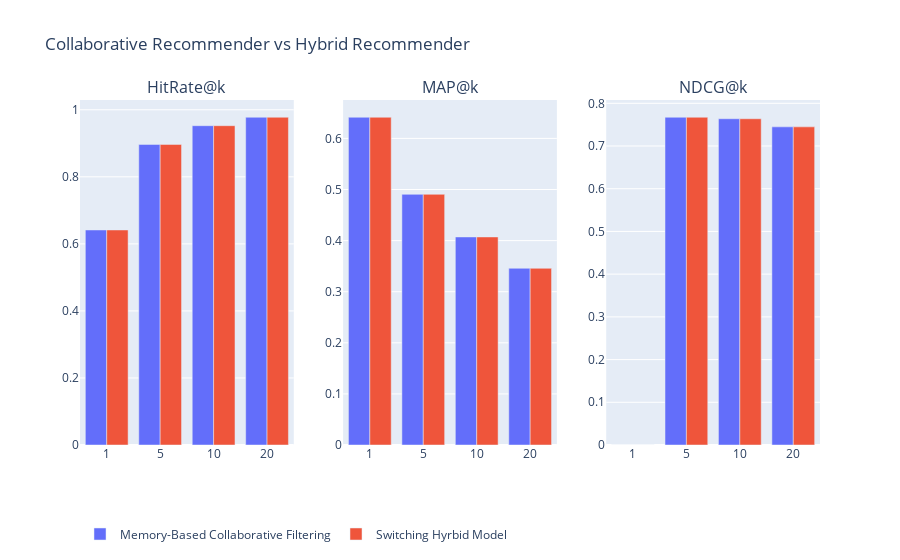

The notebook cell saved with this chart:
### Code cell
create_bar_chart_plotly(
    combined_df, 
    'k', 
    ['hit_rate', 'mean_avg_prec', 'ndcg'], 
    'name', 
    title="Collaborative Recommender vs Hybrid Recommender", 
    labels={"k": "k", "hit_rate": "Hit Rate", "name": "Method"},
    subplot_titles=['HitRate@k', 'MAP@k', 'NDCG@k']
)

### Figure 1 — Plotly figure (JSON) as saved in the notebook; plotly's stock layout.template omitted (floating-point values rounded to 4 significant figures)
{"data": [{"alignmentgroup": "True", "hovertemplate": "Method=Memory-Based Collaborative Filtering<br>k=%{x}<br>Hit Rate=%{y}<extra></extra>", "legendgroup": "Memory-Based Collaborative Filtering", "marker": {"color": "#636efa", "pattern": {"shape": ""}}, "name": "Memory-Based Collaborative Filtering", "offsetgroup": "Memory-Based Collaborative Filtering", "orientation": "v", "showlegend": true, "textposition": "auto", "type": "bar", "x": ["1", "5", "10", "20"], "xaxis": "x", "y": [0.6414, 0.8967, 0.9525, 0.9777], "yaxis": "y"}, {"alignmentgroup": "True", "hovertemplate": "Method=Switching Hyrbid Model<br>k=%{x}<br>Hit Rate=%{y}<extra></extra>", "legendgroup": "Switching Hyrbid Model", "marker": {"color": "#EF553B", "pattern": {"shape": ""}}, "name": "Switching Hyrbid Model", "offsetgroup": "Switching Hyrbid Model", "orientation": "v", "showlegend": true, "textposition": "auto", "type": "bar", "x": ["1", "5", "10", "20"], "xaxis": "x", "y": [0.6414, 0.8967, 0.9525, 0.9777], "yaxis": "y"}, {"alignmentgroup": "True", "hovertemplate": "Method=Memory-Based Collaborative Filtering<br>k=%{x}<br>mean_avg_prec=%{y}<extra></extra>", "legendgroup": "Memory-Based Collaborative Filtering", "marker": {"color": "#636efa", "pattern": {"shape": ""}}, "name": "Memory-Based Collaborative Filtering", "offsetgroup": "Memory-Based Collaborative Filtering", "orientation": "v", "showlegend": false, "textposition": "auto", "type": "bar", "x": ["1", "5", "10", "20"], "xaxis": "x2", "y": [0.6414, 0.4905, 0.4071, 0.3458], "yaxis": "y2"}, {"alignmentgroup": "True", "hovertemplate": "Method=Switching Hyrbid Model<br>k=%{x}<br>mean_avg_prec=%{y}<extra></extra>", "legendgroup": "Switching Hyrbid Model", "marker": {"color": "#EF553B", "pattern": {"shape": ""}}, "name": "Switching Hyrbid Model", "offsetgroup": "Switching Hyrbid Model", "orientation": "v", "showlegend": false, "textposition": "auto", "type": "bar", "x": ["1", "5", "10", "20"], "xaxis": "x2", "y": [0.6414, 0.4906, 0.4071, 0.3458], "yaxis": "y2"}, {"alignmentgroup": "True", "hovertemplate": "Method=Memory-Based Collaborative Filtering<br>k=%{x}<br>ndcg=%{y}<extra></extra>", "legendgroup": "Memory-Based Collaborative Filtering", "marker": {"color": "#636efa", "pattern": {"shape": ""}}, "name": "Memory-Based Collaborative Filtering", "offsetgroup": "Memory-Based Collaborative Filtering", "orientation": "v", "showlegend": false, "textposition": "auto", "type": "bar", "x": ["1", "5", "10", "20"], "xaxis": "x3", "y": [0.0, 0.7673, 0.7638, 0.7448], "yaxis": "y3"}, {"alignmentgroup": "True", "hovertemplate": "Method=Switching Hyrbid Model<br>k=%{x}<br>ndcg=%{y}<extra></extra>", "legendgroup": "Switching Hyrbid Model", "marker": {"color": "#EF553B", "pattern": {"shape": ""}}, "name": "Switching Hyrbid Model", "offsetgroup": "Switching Hyrbid Model", "orientation": "v", "showlegend": false, "textposition": "auto", "type": "bar", "x": ["1", "5", "10", "20"], "xaxis": "x3", "y": [0.0, 0.7674, 0.7638, 0.7448], "yaxis": "y3"}], "layout": {"annotations": [{"font": {"size": 16}, "showarrow": false, "text": "HitRate@k", "x": 0.1444, "xanchor": "center", "xref": "paper", "y": 1, "yanchor": "bottom", "yref": "paper"}, {"font": {"size": 16}, "showarrow": false, "text": "MAP@k", "x": 0.5, "xanchor": "center", "xref": "paper", "y": 1, "yanchor": "bottom", "yref": "paper"}, {"font": {"size": 16}, "showarrow": false, "text": "NDCG@k", "x": 0.8556, "xanchor": "center", "xref": "paper", "y": 1, "yanchor": "bottom", "yref": "paper"}], "legend": {"orientation": "h", "xanchor": "left", "y": -0.3, "yanchor": "bottom"}, "title": {"text": "Collaborative Recommender vs Hybrid Recommender"}, "xaxis": {"anchor": "y", "domain": [0, 0.2889], "tickvals": ["1", "10", "20", "5"]}, "xaxis2": {"anchor": "y2", "domain": [0.3556, 0.6444], "tickvals": ["1", "10", "20", "5"]}, "xaxis3": {"anchor": "y3", "domain": [0.7111, 1], "tickvals": ["1", "10", "20", "5"]}, "yaxis": {"anchor": "x", "domain": [0, 1]}, "yaxis2": {"anchor": "x2", "domain": [0, 1]}, "yaxis3": {"anchor": "x3", "domain": [0, 1]}}}
